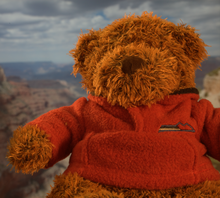
%> input picture images/GT22.png, 220 x 198 px, shrunk from 800 x 719 before the run
$ octave testLinearFilter2.m   (GNU Octave 9; MATLAB toolbox functions it lacks are replaced by stand-ins)
%> lines starting %> are read from the running program, lines starting %| are printed output that depends on the picture
%> further down, I is the input picture: size 198x220x3 uint8; mean R, G, B 124.4, 68.1, 47
### linearFilter.m
function I = linearFilter(I,F)
%> called with F = [2 3 2; 3 5 3; 2 3 2]

if length(size(I))==3
    I = rgb2gray(I);
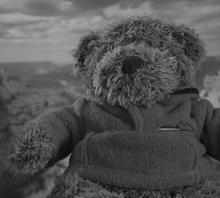
%> I: size 198x220 uint8; min 8, max 169, mean 82.5
end

[M,N] = size(I);
%> M = 198; N = 220
[k,l] = size(F);

K = (k-1)/2;
L = (l-1)/2;

J = I;
for x = K+1:M-K
    for y = L+1:N-L
        S = 0;

        for i = -K:K
            for j = -L:L

                t = J(x+i,y+j) * F(K+i+1,L+j+1);
                S = S+uint32(t);

            end
        end
        I(x,y) = S/(k*l);
    end
end
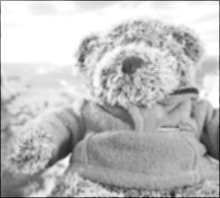
%> I: size 198x220 uint8; min 18, max 255, mean 189


### testLinearFilter2.m
I = imread('images/GT22.png');

box = [0,0,0,0,0;0,2,2,2,0;0,2,2,2,0;0,2,2,2,0;0,0,0,0,0];
gaus = [2,3,2;3,5,3;2,3,2];
lap = [-1,-2,-2;-2,5,-2;-1,-2,-1];


K = linearFilter(I,gaus);

subplot(1,2,1);imshow(rgb2gray(I));hold on;
subplot(1,2,2);imshow(K);

$ run again, with images/1921.tif saved as images/GT22.png
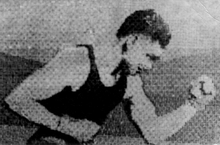
%> input picture images/1921.tif, 220 x 145 px, shrunk from 1153 x 761 before the run
%> I is the input picture: size 145x220 uint8; min 0, max 231, mean 112.4
%> after the loop in linearFilter, `for x = K+1:M-K`:
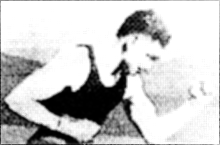
%> I: size 145x220 uint8; min 0, max 255, mean 200.7
